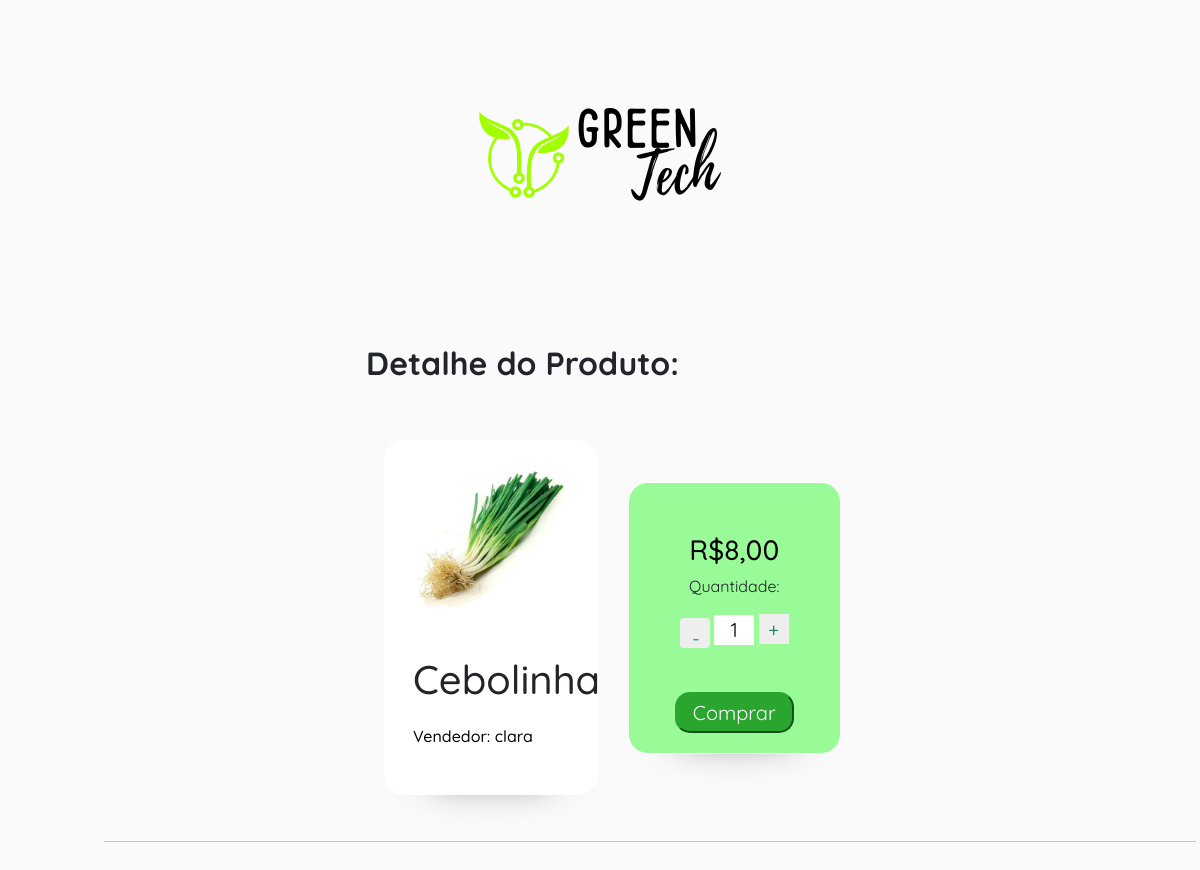
/detalhe_produto/23, run on the app's committed database.
### main/models.py (models this page shows, shortened)
class Produto(models.Model):
    nome = models.CharField(max_length=100)
    valor = models.DecimalField(max_digits=8,decimal_places=2)
    descricao = models.TextField()
    categoria = models.ForeignKey(Categoria_Produto, on_delete=models.CASCADE)
    imagem = models.ImageField(upload_to='produtos/', blank=True, null=True)
    user = models.ForeignKey(get_user_model(), null=True,blank=True,on_delete=models.CASCADE)

### main/views.py (the view)
# urls.py: path('detalhe_produto/<int:id>', detalhe_produto, name="detalhe_produto"),
def detalhe_produto(request, id):
    busca = request.GET.get('search')
    if busca:
        lista = Publicacao.objects.filter(titulo__icontains = busca)
        lista_produto = Produto.objects.filter(nome__icontains = busca)
        context = {'buscas' : lista, 'busca_produto' : lista_produto}
        return render(request, "busca.html", context)
    else:
        lista = Produto.objects.get(id=id)
        context = {'produto' : lista}
        return render(request, "detalhe_produto.html", context)

### main/templates/detalhe_produto.html (shortened to what this page needs)
{% extends 'base_cadastro.html' %}
{% load static %}
{% block conteudo %}
<main>
  <a  href="{% url 'index' %}"><img style="display: block; margin-left: auto; margin-right: auto; margin-top: 10px; width: 250px;" src="..\static\assets\img\logo_cadastro.png" width="150px" alt=""></a>
    <div class="des container" style="margin: 50px; ">
      <div class="row cartao"  style="margin-left: 250px; align-items: center;">
        <h2 style="padding-top:20px ; padding-bottom:20px"><b>Detalhe do Produto:</b></h2>
        <div class="col-lg-3 detalhe container sombra">
          <div class="row">
          <div class="col">
            <img class="img-fluid" style="margin: 0px; width: 250px;" src="/media/{{produto.imagem}}" class="img-fluid rounded-start" alt="..."> <br>
            <div style=" margin-top:10px; text-align: justify;" class="card-body" >
              <h1 style="margin: 0px ;" class="card-title">{{produto.nome}}</h1> <br>
              <p class="h6" style="color: black;" class="card-text">Vendedor: {{produto.user}} </p> <br>
            </div>
            </div>
          </div>
        </div>
        <div class="col-lg-3 detalhe sombra" style="margin-left: 0px;  background-color: #98FB98;">
          <h2 class="h3" style="color: black; text-align: center; margin-top: 50px;" class="card-text">R${{produto.valor}}</h2>
          <div style="text-align: center;">
            <p style="text-align: center;">Quantidade:</p>
            <button class="btn btn-outline-success" type="button" id="decrement-button">-</button>
            <input method="POST"  type="text" id="quantity" value="1" readonly>
            <button class="btn-outline-success" type="button" id="increment-button">+</button>
          </div>
          <br>
            <div class="order-center" style="text-align: center;">
              <a href="{% url 'loja' produto.id %}">
              <button type="button" class="but order-center"  class="btn btn-primary" data-bs-toggle="modal" data-bs-target="#exampleModal"  style="margin-right: 100px; font-size: 20px; margin: 20px; text-align: center;"> Comprar </button>
              </a>
            </div>
        </div>
      </div> <hr>
    </div>
</main>
{% endblock %}

### main/static/css/styles.css (style rules this page uses)
* { box-sizing: border-box; font-family: 'Noto Sans Mono', monospace; font-family: 'Quicksand', sans-serif; }
body { background: #fafafa; font-family: 'Noto Sans Mono', monospace; font-family: 'Quicksand', sans-serif; }
p { text-align: justify; font-family: 'Noto Sans Mono', monospace; font-family: 'Quicksand', sans-serif; }
a { text-decoration: none; }
.but { background: #2aa52e; font-weight: 15px; padding: 0.2rem 1rem; border-radius: 15px; border-color: #2aa52e; color: white; }
.sombra { box-shadow: 0px 30px 40px -50px #333333; }
.detalhe { border: 1px solid rgb(255, 255, 255); border-radius: 20px; background-color: rgb(255, 255, 255); margin: 30px 30px; }
#increment-button, #decrement-button { width: 30px; height: 30px; font-size: 20px; background-color: #eee; border: none; outline: none; cursor: pointer; }
#quantity { width: 40px; height: 30px; font-size: 20px; text-align: center; background-color: #fff; border: none; outline: none; }

### data on the page
Produto: imagem (picture), nome "Cebolinha", user "clara", valor "8,00"
